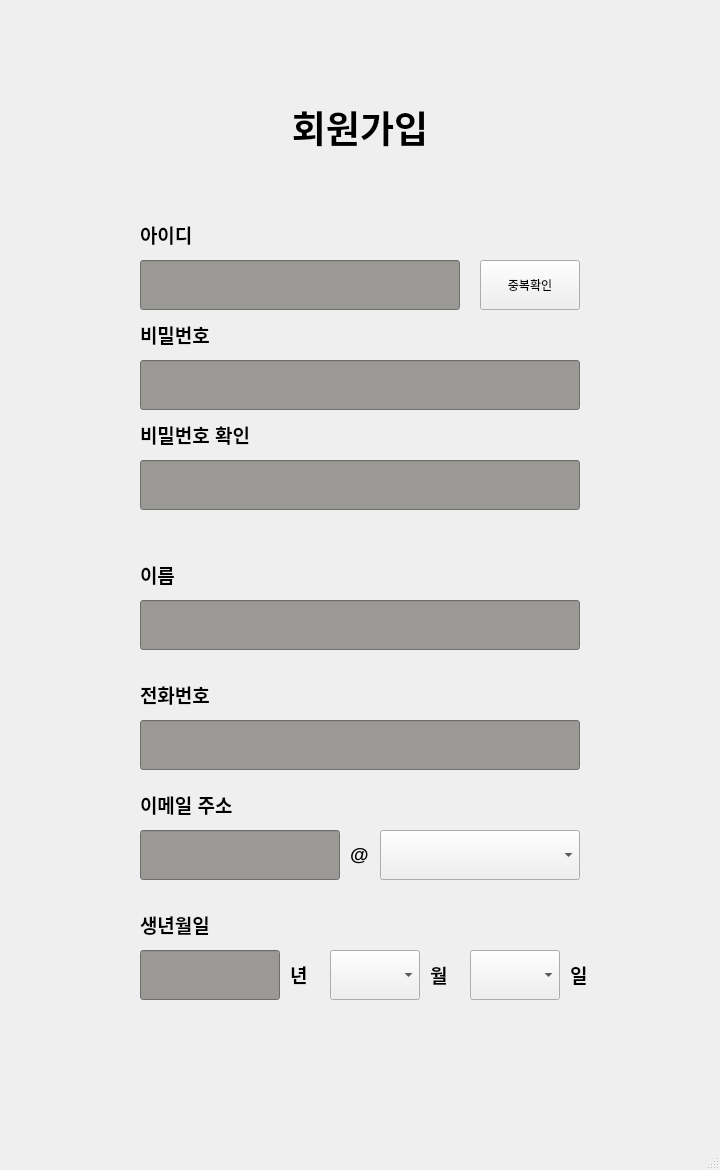
<?xml version="1.0" encoding="UTF-8"?>
<ui version="4.0">
 <class>RegisterWindow</class>
 <widget class="QMainWindow" name="RegisterWindow">
  <property name="geometry">
   <rect>
    <x>0</x>
    <y>0</y>
    <width>720</width>
    <height>1170</height>
   </rect>
  </property>
  <property name="windowTitle">
   <string>MainWindow</string>
  </property>
  <widget class="QWidget" name="centralwidget">
   <widget class="QLabel" name="label_title">
    <property name="geometry">
     <rect>
      <x>110</x>
      <y>100</y>
      <width>500</width>
      <height>50</height>
     </rect>
    </property>
    <property name="text">
     <string>&lt;html&gt;&lt;head/&gt;&lt;body&gt;&lt;p align=&quot;center&quot;&gt;&lt;span style=&quot; font-size:28pt; font-weight:700;&quot;&gt;회원가입&lt;/span&gt;&lt;/p&gt;&lt;/body&gt;&lt;/html&gt;</string>
    </property>
   </widget>
   <widget class="QPushButton" name="button_register">
    <property name="geometry">
     <rect>
      <x>480</x>
      <y>260</y>
      <width>100</width>
      <height>50</height>
     </rect>
    </property>
    <property name="text">
     <string>중복확인</string>
    </property>
   </widget>
   <widget class="QLabel" name="label_ID_title">
    <property name="geometry">
     <rect>
      <x>140</x>
      <y>220</y>
      <width>71</width>
      <height>30</height>
     </rect>
    </property>
    <property name="text">
     <string>&lt;html&gt;&lt;head/&gt;&lt;body&gt;&lt;p&gt;&lt;span style=&quot; font-size:14pt; font-weight:700;&quot;&gt;아이디&lt;/span&gt;&lt;/p&gt;&lt;/body&gt;&lt;/html&gt;</string>
    </property>
   </widget>
   <widget class="QLineEdit" name="lineEdit_ID">
    <property name="geometry">
     <rect>
      <x>140</x>
      <y>260</y>
      <width>320</width>
      <height>50</height>
     </rect>
    </property>
    <property name="styleSheet">
     <string notr="true">QLineEdit {
    background-color: rgb(154, 153, 150);  /* 회색 배경 */
    color: black;                        /* 검은색 텍스트 */
}
</string>
    </property>
   </widget>
   <widget class="QLineEdit" name="lineEdit_PW">
    <property name="geometry">
     <rect>
      <x>140</x>
      <y>360</y>
      <width>440</width>
      <height>50</height>
     </rect>
    </property>
    <property name="styleSheet">
     <string notr="true">QLineEdit {
    background-color: rgb(154, 153, 150);  /* 회색 배경 */
    color: black;                        /* 검은색 텍스트 */
}
</string>
    </property>
   </widget>
   <widget class="QLabel" name="label_PW_title">
    <property name="geometry">
     <rect>
      <x>140</x>
      <y>320</y>
      <width>80</width>
      <height>30</height>
     </rect>
    </property>
    <property name="text">
     <string>&lt;html&gt;&lt;head/&gt;&lt;body&gt;&lt;p&gt;&lt;span style=&quot; font-size:14pt; font-weight:700;&quot;&gt;비밀번호&lt;/span&gt;&lt;/p&gt;&lt;/body&gt;&lt;/html&gt;</string>
    </property>
   </widget>
   <widget class="QLineEdit" name="lineEdit_PWcheck">
    <property name="geometry">
     <rect>
      <x>140</x>
      <y>460</y>
      <width>440</width>
      <height>50</height>
     </rect>
    </property>
    <property name="styleSheet">
     <string notr="true">QLineEdit {
    background-color: rgb(154, 153, 150);  /* 회색 배경 */
    color: black;                        /* 검은색 텍스트 */
}
</string>
    </property>
   </widget>
   <widget class="QLabel" name="label_PWcheck">
    <property name="geometry">
     <rect>
      <x>140</x>
      <y>420</y>
      <width>161</width>
      <height>30</height>
     </rect>
    </property>
    <property name="text">
     <string>&lt;html&gt;&lt;head/&gt;&lt;body&gt;&lt;p&gt;&lt;span style=&quot; font-size:14pt; font-weight:700;&quot;&gt;비밀번호 확인&lt;/span&gt;&lt;/p&gt;&lt;/body&gt;&lt;/html&gt;</string>
    </property>
   </widget>
   <widget class="QLineEdit" name="lineEdit_name">
    <property name="geometry">
     <rect>
      <x>140</x>
      <y>600</y>
      <width>440</width>
      <height>50</height>
     </rect>
    </property>
    <property name="styleSheet">
     <string notr="true">QLineEdit {
    background-color: rgb(154, 153, 150);  /* 회색 배경 */
    color: black;                        /* 검은색 텍스트 */
}
</string>
    </property>
   </widget>
   <widget class="QLabel" name="label_name">
    <property name="geometry">
     <rect>
      <x>140</x>
      <y>560</y>
      <width>161</width>
      <height>30</height>
     </rect>
    </property>
    <property name="text">
     <string>&lt;html&gt;&lt;head/&gt;&lt;body&gt;&lt;p&gt;&lt;span style=&quot; font-size:14pt; font-weight:700;&quot;&gt;이름&lt;/span&gt;&lt;/p&gt;&lt;/body&gt;&lt;/html&gt;</string>
    </property>
   </widget>
   <widget class="QLineEdit" name="lineEdit_phone">
    <property name="geometry">
     <rect>
      <x>140</x>
      <y>720</y>
      <width>440</width>
      <height>50</height>
     </rect>
    </property>
    <property name="styleSheet">
     <string notr="true">QLineEdit {
    background-color: rgb(154, 153, 150);  /* 회색 배경 */
    color: black;                        /* 검은색 텍스트 */
}
</string>
    </property>
   </widget>
   <widget class="QLabel" name="label_phone">
    <property name="geometry">
     <rect>
      <x>140</x>
      <y>680</y>
      <width>161</width>
      <height>30</height>
     </rect>
    </property>
    <property name="text">
     <string>&lt;html&gt;&lt;head/&gt;&lt;body&gt;&lt;p&gt;&lt;span style=&quot; font-size:14pt; font-weight:700;&quot;&gt;전화번호&lt;/span&gt;&lt;/p&gt;&lt;/body&gt;&lt;/html&gt;</string>
    </property>
   </widget>
   <widget class="QLineEdit" name="lineEdit_email">
    <property name="geometry">
     <rect>
      <x>140</x>
      <y>830</y>
      <width>200</width>
      <height>50</height>
     </rect>
    </property>
    <property name="styleSheet">
     <string notr="true">QLineEdit {
    background-color: rgb(154, 153, 150);  /* 회색 배경 */
    color: black;                        /* 검은색 텍스트 */
}
</string>
    </property>
   </widget>
   <widget class="QLabel" name="label_email">
    <property name="geometry">
     <rect>
      <x>140</x>
      <y>790</y>
      <width>161</width>
      <height>30</height>
     </rect>
    </property>
    <property name="text">
     <string>&lt;html&gt;&lt;head/&gt;&lt;body&gt;&lt;p&gt;&lt;span style=&quot; font-size:14pt; font-weight:700;&quot;&gt;이메일 주소&lt;/span&gt;&lt;/p&gt;&lt;/body&gt;&lt;/html&gt;</string>
    </property>
   </widget>
   <widget class="QLabel" name="label_email_at">
    <property name="geometry">
     <rect>
      <x>350</x>
      <y>840</y>
      <width>30</width>
      <height>30</height>
     </rect>
    </property>
    <property name="text">
     <string>&lt;html&gt;&lt;head/&gt;&lt;body&gt;&lt;p&gt;&lt;span style=&quot; font-size:14pt; font-weight:700;&quot;&gt;@&lt;/span&gt;&lt;/p&gt;&lt;/body&gt;&lt;/html&gt;</string>
    </property>
   </widget>
   <widget class="QLineEdit" name="lineEdit_birth">
    <property name="geometry">
     <rect>
      <x>140</x>
      <y>950</y>
      <width>140</width>
      <height>50</height>
     </rect>
    </property>
    <property name="styleSheet">
     <string notr="true">QLineEdit {
    background-color: rgb(154, 153, 150);  /* 회색 배경 */
    color: black;                        /* 검은색 텍스트 */
}
</string>
    </property>
   </widget>
   <widget class="QLabel" name="label_birth">
    <property name="geometry">
     <rect>
      <x>140</x>
      <y>910</y>
      <width>161</width>
      <height>30</height>
     </rect>
    </property>
    <property name="text">
     <string>&lt;html&gt;&lt;head/&gt;&lt;body&gt;&lt;p&gt;&lt;span style=&quot; font-size:14pt; font-weight:700;&quot;&gt;생년월일&lt;/span&gt;&lt;/p&gt;&lt;/body&gt;&lt;/html&gt;</string>
    </property>
   </widget>
   <widget class="QComboBox" name="comboBox_email">
    <property name="geometry">
     <rect>
      <x>380</x>
      <y>830</y>
      <width>200</width>
      <height>50</height>
     </rect>
    </property>
   </widget>
   <widget class="QLabel" name="label_birth_year">
    <property name="geometry">
     <rect>
      <x>290</x>
      <y>960</y>
      <width>30</width>
      <height>30</height>
     </rect>
    </property>
    <property name="text">
     <string>&lt;html&gt;&lt;head/&gt;&lt;body&gt;&lt;p&gt;&lt;span style=&quot; font-size:14pt; font-weight:700;&quot;&gt;년&lt;/span&gt;&lt;/p&gt;&lt;/body&gt;&lt;/html&gt;</string>
    </property>
   </widget>
   <widget class="QLabel" name="label_birth_month">
    <property name="geometry">
     <rect>
      <x>430</x>
      <y>960</y>
      <width>30</width>
      <height>30</height>
     </rect>
    </property>
    <property name="text">
     <string>&lt;html&gt;&lt;head/&gt;&lt;body&gt;&lt;p&gt;&lt;span style=&quot; font-size:14pt; font-weight:700;&quot;&gt;월&lt;/span&gt;&lt;/p&gt;&lt;/body&gt;&lt;/html&gt;</string>
    </property>
   </widget>
   <widget class="QComboBox" name="comboBox_birth_month">
    <property name="geometry">
     <rect>
      <x>330</x>
      <y>950</y>
      <width>90</width>
      <height>50</height>
     </rect>
    </property>
   </widget>
   <widget class="QLabel" name="label_birth_day">
    <property name="geometry">
     <rect>
      <x>570</x>
      <y>960</y>
      <width>30</width>
      <height>30</height>
     </rect>
    </property>
    <property name="text">
     <string>&lt;html&gt;&lt;head/&gt;&lt;body&gt;&lt;p&gt;&lt;span style=&quot; font-size:14pt; font-weight:700;&quot;&gt;일&lt;/span&gt;&lt;/p&gt;&lt;/body&gt;&lt;/html&gt;</string>
    </property>
   </widget>
   <widget class="QComboBox" name="comboBox_birth_day">
    <property name="geometry">
     <rect>
      <x>470</x>
      <y>950</y>
      <width>90</width>
      <height>50</height>
     </rect>
    </property>
   </widget>
  </widget>
  <widget class="QMenuBar" name="menubar">
   <property name="geometry">
    <rect>
     <x>0</x>
     <y>0</y>
     <width>720</width>
     <height>22</height>
    </rect>
   </property>
  </widget>
  <widget class="QStatusBar" name="statusbar"/>
 </widget>
 <resources/>
 <connections/>
</ui>
